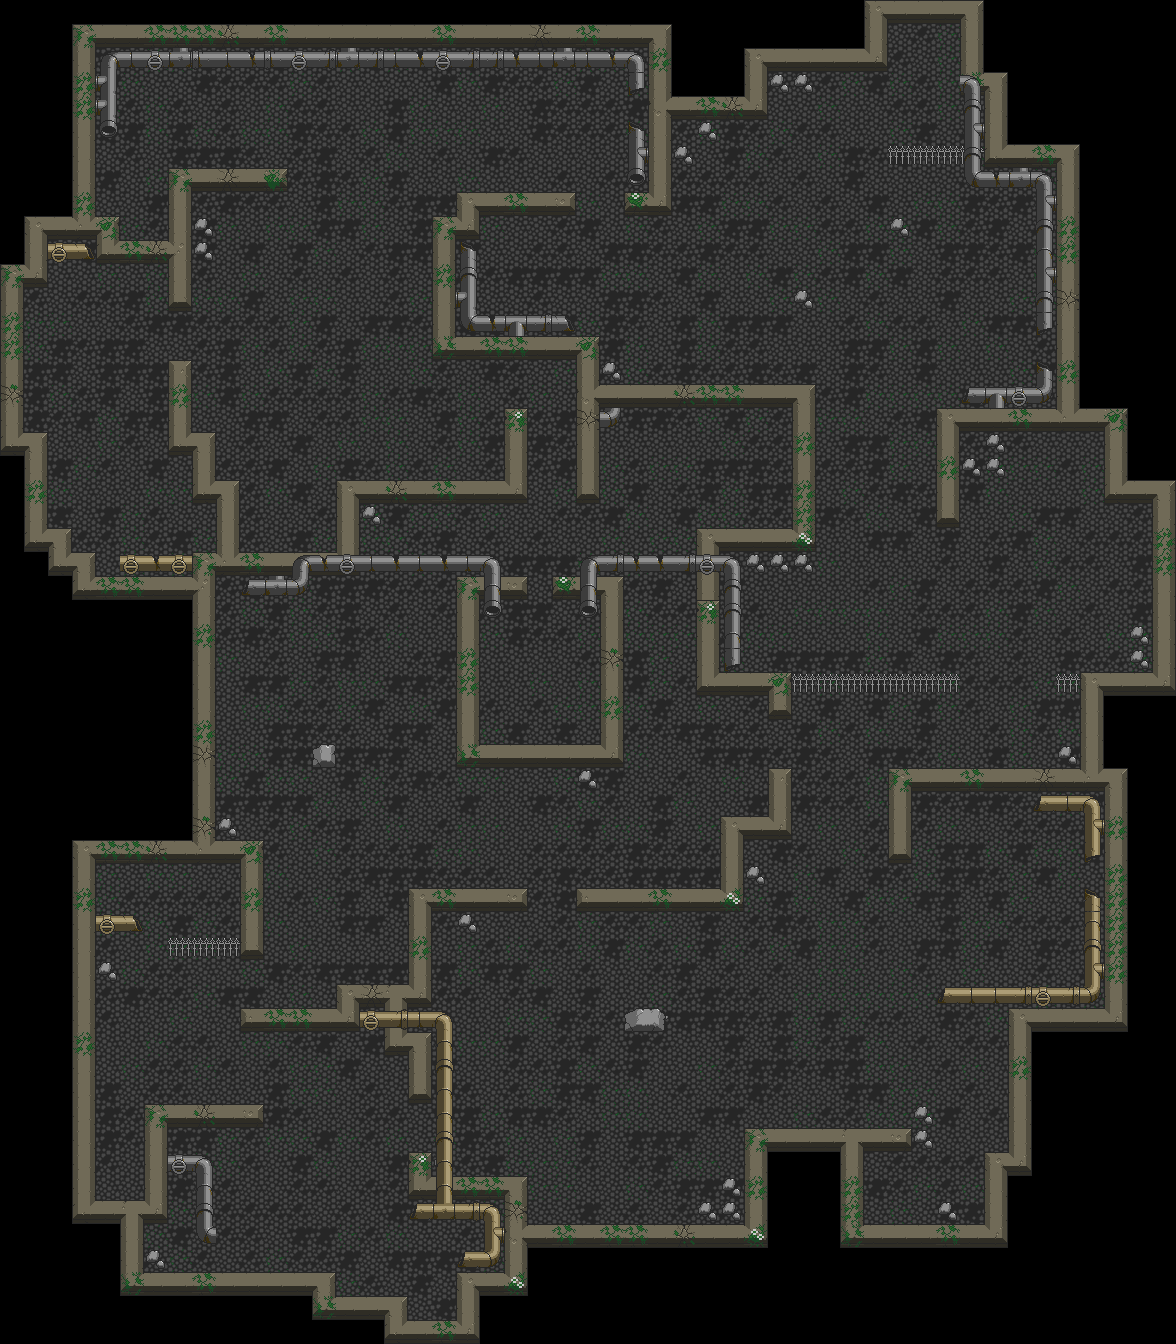

Tiled map render using the project's own tile images. Description and the map definition, with tile-layer contents summarised, below:
An orthogonal 49x56 tile map with 24x24 px tiles, 4 tile layers (Floor, Wall, Decor, Overhead).

<map version="1.9" tiledversion="1.9.2" orientation="orthogonal" renderorder="right-down" width="49" height="56" tilewidth="24" tileheight="24" infinite="0" nextlayerid="6" nextobjectid="1">
 <editorsettings>
  <export target="Shuttered_Map_export.tmx" format="tmx" />
 </editorsettings>
 <tileset firstgid="1" source="Transparent.tsx" />
 <layer id="2" name="Floor" width="49" height="56">
  <data>[2744 cells, 1744 non-empty, 4 distinct tile ids]</data>
 </layer>
 <layer id="5" name="Wall" width="49" height="56">
  <data>[2744 cells, 454 non-empty, 28 distinct tile ids]</data>
 </layer>
 <layer id="4" name="Decor" width="49" height="56">
  <data>[2744 cells, 35 non-empty, 4 distinct tile ids]</data>
 </layer>
 <layer id="3" name="Overhead" width="49" height="56">
  <data>[2744 cells, 131 non-empty, 34 distinct tile ids]</data>
 </layer>
</map>